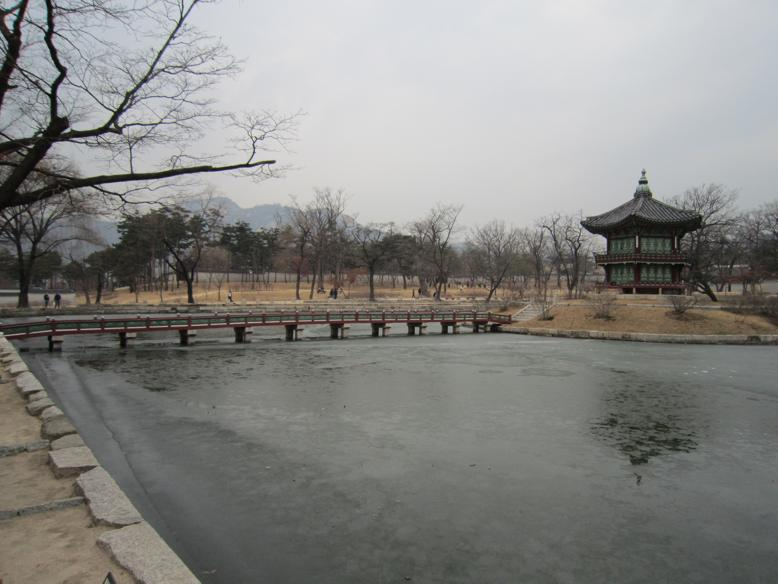
#> input picture img1.jpg, 778 x 584 px
$ jupyter execute --allow-errors Panoramic_Stitching.ipynb   (shell and % lines are left out)
#> lines starting #> are read from the running program, lines starting #| are printed output that depends on the picture
# **EE6132: Panoramic Stitching**

# Brief Overview

In this problem set, you will implement panoramic stitching. Given two input images, we will "stitch" them together to create a simple panorama. To construct the image panorama, we will use concepts learned in class such as keypoint detection, local invariant descriptors, RANSAC, and perspective warping.

The panoramic stitching algorithm consists of four main steps which we ask you to implement in individual functions:

1. Detect keypoints and extract local invariant descriptors from two input images.

2. Match the descriptors between the two images.

3. Apply RANSAC to estimate a homography matrix between the extracted features.

4. Apply a perspective transformation using the homography matrix to merge image into a panorama.

Functions to implement (refer to function comments for more detail):

1. get_features

2. match_keypoints

3. find_homography and transform_ransac

4. panoramic_stitching

# Starting

Run the following code to import the modules you'll need. After your finish the assignment, remember to run all cells and save the note book to your local machine as a .ipynb file for Canvas submission.

[cell 1]
import cv2
import random
import sys
import numpy as np
import imutils
import matplotlib.pyplot as plt
import warnings
warnings.filterwarnings('ignore')

# Visualize Input Images

[cell 2]
img1 = plt.imread('img1.jpg')
#> img1 is the input picture: shape (584, 778, 3); mean R, G, B 133.6, 133.3, 130.4
img2 = plt.imread('img2.jpg')
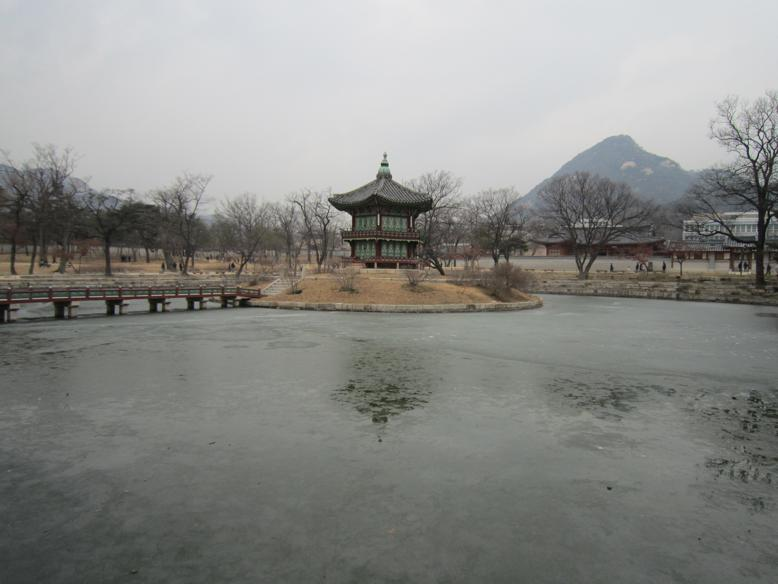
#> input picture img2.jpg, 778 x 584 px
#> img2 is the input picture: shape (584, 778, 3); mean R, G, B 137.4, 138.2, 135


def plot_imgs(img1, img2):
    fig, ax = plt.subplots(1, 2, figsize=(15, 20))
    for a in ax:
        a.set_axis_off()
    ax[0].imshow(img1)
    ax[1].imshow(img2)


plot_imgs(img1, img2)
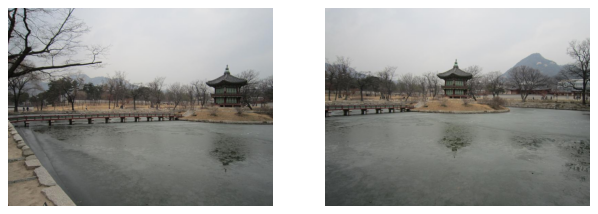
#> figure drawn by matplotlib, 2 panels

# Compute SURF/ SIFT/ ORB Features and Match Keypoints

[cell 3]
def get_features(img):
    '''
      Compute SURF/SIFT/ORB features using cv2 library functions. Use default parameters when computing the keypoints.
      Input:
        img: cv2 image
      Returns:
        keypoints: a list of cv2 keypoints
        descriptors: a list of feature descriptors
    '''
    orb = cv2.ORB_create()
    (keypoints, descriptors) = orb.detectAndCompute(img, None)
    return keypoints, descriptors


def match_keypoints(desc_1, desc_2, ratio=0.75):
    '''
      You may use cv2 library functions.
      Input:
        desc_1, desc_2: list of feature descriptors
      Return:
        matches: list of feature matches
    '''
    # create BFMatcher object
    bf = cv2.BFMatcher(cv2.NORM_HAMMING, crossCheck=True)

    # Match descriptors.
    matches = bf.match(desc_1,desc_2)

    # Sort them in the order of their distance.
    matches = sorted(matches, key = lambda x:x.distance)

    return matches

[cell 4]
img1 = cv2.cvtColor(img1, cv2.COLOR_BGR2GRAY)
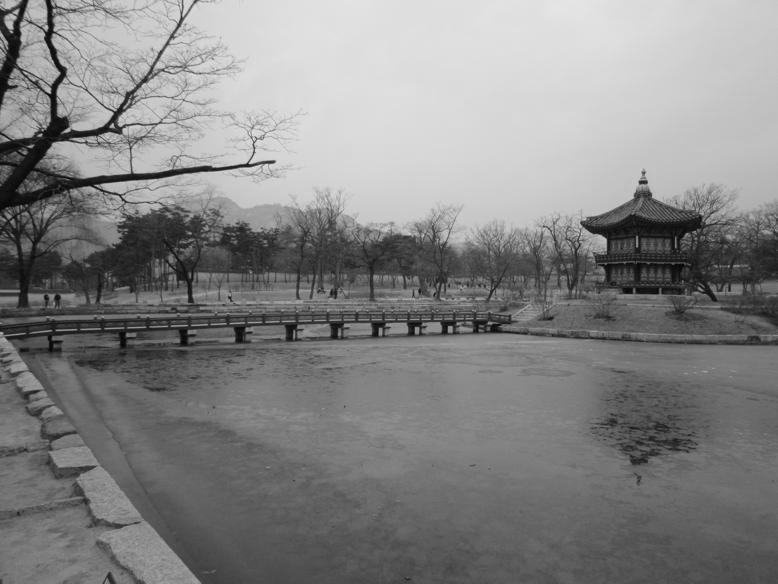
#> img1: shape (584, 778); min 1, max 237, mean 132.4
img2 = cv2.cvtColor(img2, cv2.COLOR_BGR2GRAY)
#> img2: shape (584, 778)

kp_1, desc_1 = get_features(img1)
#> in get_features, `(keypoints, descriptors) = orb.detectAndCompute(img, None)`: keypoints = 500 keypoints; strongest (x, y, size): (49, 92, 31), (111, 113, 31), (247, 163, 37.2), (248, 162, 31)
#> kp_1 has the same summary as keypoints in get_features
kp_2, desc_2 = get_features(img2)
#> in get_features (call 2), `(keypoints, descriptors) = orb.detectAndCompute(img, None)`: keypoints = 500 keypoints; strongest (x, y, size): (381, 164, 31), (387, 164, 31), (349, 216, 53.6), (348, 218, 64.3)
#> kp_2 has the same summary as keypoints in get_features

kp_img1 = cv2.drawKeypoints(img1, kp_1, None, color=(0,255,0), flags=0)
kp_img2 = cv2.drawKeypoints(img2, kp_2, None, color=(0,255,0), flags=0)
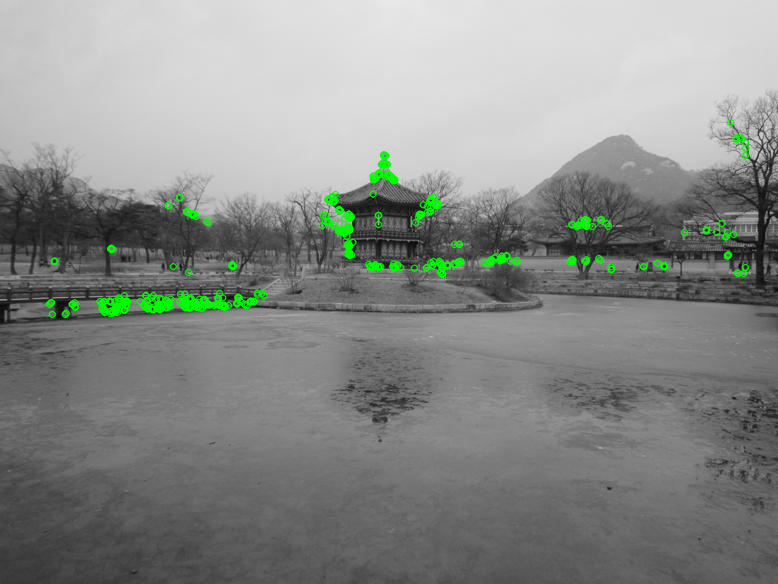
#> kp_img2: shape (584, 778, 3); mean of channels 0, 1, 2 135.9, 139.2, 135.9; drawn as R, G, B

print('keypoints for img1 and img2')
plot_imgs(kp_img1, kp_img2)

[cell 5]
matches = match_keypoints(desc_1, desc_2)
#> in match_keypoints, `matches = bf.match(desc_1,desc_2)`: matches = 171 matches
#> matches = 171 matches
match_plot = cv2.drawMatches(img1, kp_1, img2, kp_2, matches[:20], None, flags=2)
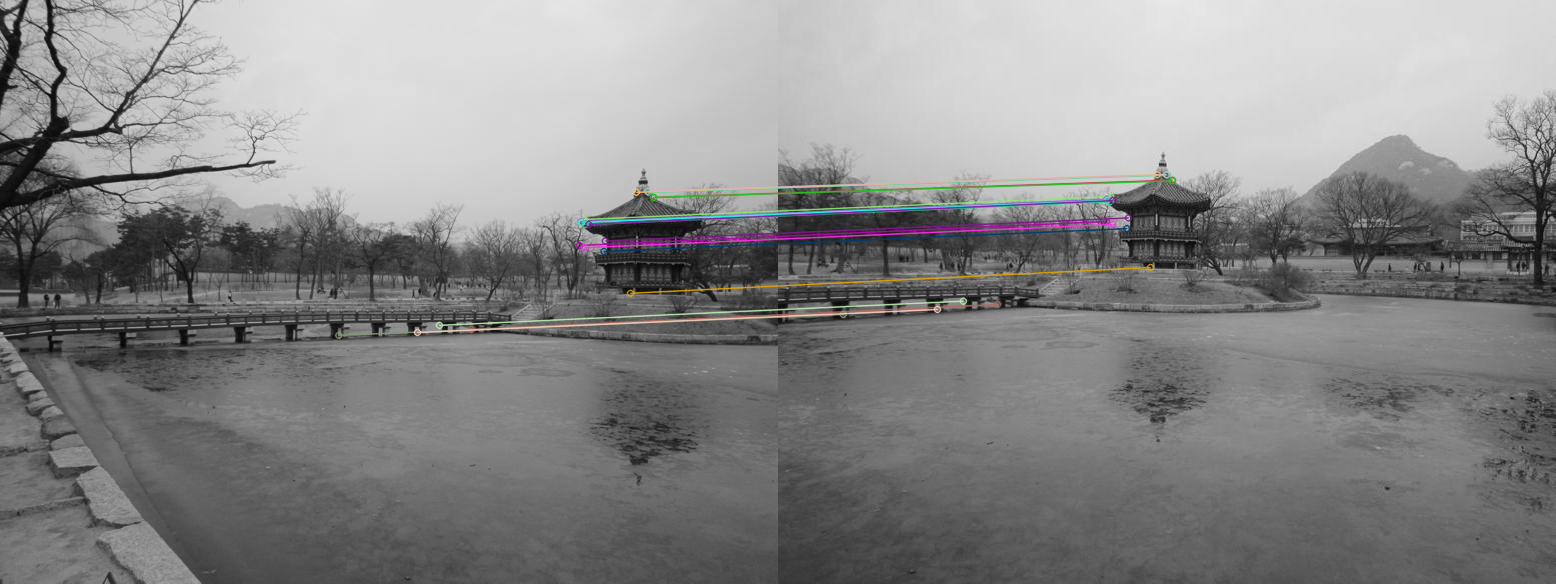
#> match_plot: shape (584, 1556, 3); mean of channels 0, 1, 2 135.3, 135.1, 135.2; drawn as R, G, B
print("feature matches")
plt.imshow(match_plot)
plt.show()

# Compute Homography Matrix using RANSAC

[cell 6]
def find_homography(pts_1, pts_2):
    '''
      Implement Direct Linear Transform to find a homography that estimates the transformation mapping from pts_1 to pts_2.
      e.g. If x is in pts_1 and y is in pts_2, then y = H * x
      Input:
        pts_1, pts_1: (N, 2) matrix
      Return:
        H: the resultant homography matrix (3 x 3)
    '''
    if pts_1.shape != pts_2.shape:
        raise RuntimeError('number of points do not match')

    n_correspondences = pts_1.shape[0]
    A = np.zeros((2*n_correspondences, 9))
    for i in range(n_correspondences):
        A[2*i, :] = [-pts_1[i][0], -pts_1[i][1], -1, 0, 0, 0,
                     pts_1[i][0]*pts_2[i][0], pts_1[i][1]*pts_2[i][0], pts_2[i][0]]
        A[2*i + 1, :] = [0, 0, 0, -pts_1[i][0], -pts_1[i][1], -1,
                         pts_1[i][0]*pts_2[i][1], pts_1[i][1]*pts_2[i][1], pts_2[i][1]]

    U, S, Vh = np.linalg.svd(A)
    H = Vh[8].reshape(3, 3)
    return (H / H[-1, -1])

[cell 7]
def transform_ransac(pts_1, pts_2):
    '''
      Implement RANSAC to estimate homography matrix.
      Input:
        pts_1, pts_1: (N, 2) matrices
      Return:
        best_model: homography matrix with most inliers
    '''
    ransac_iters = 50
    threshold_distance = 0.5
    threshold_inliers = 0
    src_inliers = None
    dst_inliers = None
    best_model = None

    for it in range(ransac_iters):
        np.random.seed(69)
        #Indexing 4 points from the sample of 174 matching points.
        indexes = random.sample(range(pts_1.shape[0]), 4)
        #Finding the 4 matching points
        fp = pts_1[indexes]
        tp = pts_2[indexes]
        #Finding exact homography using find_homography function
        homography = find_homography(fp, tp)

        # Converting all points to Homogeneous coordinate system
        src_pts = np.hstack(
            (pts_1, np.ones((pts_1.shape[0], 1), dtype=pts_1.dtype))).T
        dst_pts = np.hstack(
            (pts_2, np.ones((pts_2.shape[0], 1), dtype=pts_2.dtype))).T

        #Finding projected points
        projected_pts = np.dot(homography, src_pts)
        #SSD error
        error = np.sqrt(
            np.sum(np.square(dst_pts - (projected_pts/projected_pts[-1])), axis=0))

        if np.count_nonzero(error < threshold_distance) > threshold_inliers:
            print(it)
            src_inliers = src_pts[:, np.argwhere(
                error < threshold_distance).flatten()][:-1].T
            dst_inliers = dst_pts[:, np.argwhere(
                error < threshold_distance).flatten()][:-1].T
            best_model = homography
            num_inliers = np.count_nonzero(error < threshold_distance)
            threshold_inliers = num_inliers

    return best_model

# Panoramic Stitching

[cell 8]
def panoramic_stitching(img1, img2):
    '''
      Generate a panoramic image using the obtained homography matrix.
      Input:
        img1, img2: cv2 images
      Return:
        final_img: cv2 image of panorama
    '''
    kp_1, desc_1 = get_features(img1)
#> in get_features (call 3), `(keypoints, descriptors) = orb.detectAndCompute(img, None)`: keypoints = 500 keypoints; strongest (x, y, size): (49, 92, 31), (111, 113, 31), (247, 163, 37.2), (248, 162, 31)
#> kp_1 has the same summary as keypoints in get_features
    kp_2, desc_2 = get_features(img2)
#> in get_features (call 4), `(keypoints, descriptors) = orb.detectAndCompute(img, None)`: keypoints = 500 keypoints; strongest (x, y, size): (381, 164, 31), (387, 164, 31), (349, 216, 53.6), (348, 218, 64.3)
#> kp_2 has the same summary as keypoints in get_features
    kpsA = np.float32([kp.pt for kp in kp_1])
#> kpsA = 500 pairs, first value 31 to 705.6, second value 34 to 341.3
    kpsB = np.float32([kp.pt for kp in kp_2])
#> kpsB = 500 pairs, first value 48.96 to 745, second value 122 to 313.9
    matches = match_keypoints(desc_1, desc_2)
#> matches = 171 matches
    ptsA = np.float32([kpsA[m.queryIdx] for m in matches])
#> ptsA = 171 pairs, first value 32 to 705.6, second value 35 to 341.3
    ptsB = np.float32([kpsB[m.trainIdx] for m in matches])
#> ptsB = 171 pairs, first value 50.4 to 745, second value 136.8 to 313.9
    H = transform_ransac(ptsA, ptsB)
#> the loop in transform_ransac, `for it in range(ransac_iters):` made 50 passes
#> (fp, tp, src_inliers, dst_inliers, num_inliers, threshold_inliers) on pass 1: ([[386.4, 324], [373.2, 333.8], [630, 292.8], [587.6, 222.2]], [[165.6, 300], [109.5, 311], [372, 267], [333.2, 200.7]], [[630, 292.8], [587.6, 222.2], [386.4, 324], [373.2, 333.8]], [[372, 267], [333.2, 200.7], [165.6, 300], [109.5, 311]], 4, 4)
#> (fp, tp, num_inliers, threshold_inliers) on passes 13, 22, 38: ([[344.4, 325.2], [633.6, 290.9], [457, 323], [635.9, 191.8]], [[72, 303.8], [374.4, 265], [204, 299], [378.7, 174.2]], 8, 8), ([[379, 333], [632.4, 196.8], [437.8, 331.2], [438.9, 324.9]], [[115.2, 310.8], [375, 178], [184.3, 306.7], [184.9, 300.7]], 11, 11), ([[444.1, 331.8], [651.6, 196.8], [604.8, 240], [657, 292]], [[190.1, 307.6], [392, 178], [350.4, 217.2], [395, 267]], 13, 13)
#> after the loop in transform_ransac, `for it in range(ransac_iters):`: dst_inliers = 14 rows, first 8: [388.8, 174.5], [159, 309], [388.2, 174.2], [115.2, 311], [373.2, 178], [394.1, 179.2], [375, 178], [436.3, 204.5]; num_inliers = 14; src_inliers = 14 rows, first 8: [648, 191.8], [417, 332], [647, 191.6], [379.2, 332.4], [630.4, 197], [653.9, 197.1], [632.4, 196.8], [705.6, 221.8]; threshold_inliers = 14
#> H = [[2.1, 0.17, -663.3], [0.308, 1.89, -236.3], [0.00118, 0.000576, 1]]

    leftImage  = np.asarray(img1)
    each = np.asarray(img2)
    txyz = np.dot(H, np.array([each.shape[1], each.shape[0], 1]))
#> txyz = [1068, 1108.3, 2.25]
    txyz = txyz/txyz[-1]
#> txyz = [474.2, 492.1, 1]
    dsize = (int(txyz[0])+leftImage.shape[1],
             int(txyz[1])+leftImage.shape[0])
#> dsize = (1252, 1076)
    warpedImage = cv2.warpPerspective(each, H, dsize)
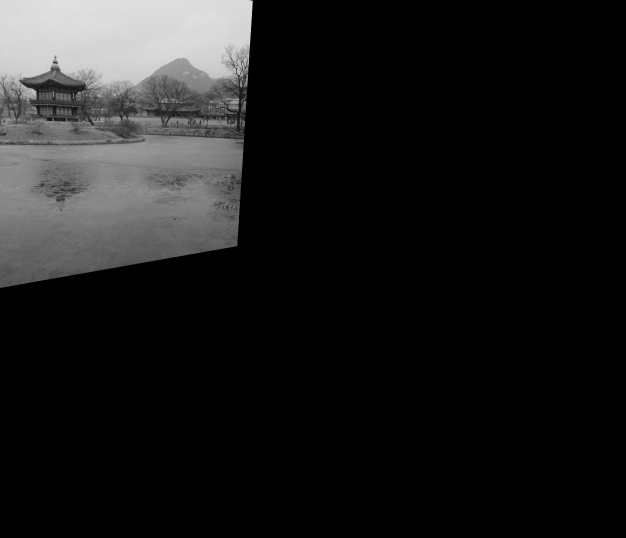
#> warpedImage: shape (1076, 1252) (shown at 1/2 size); min 0, max 224, mean 26.9
    i1y, i1x = leftImage.shape[:2]
#> i1y = 584; i1x = 778
    i2y, i2x = warpedImage.shape[:2]
#> i2y = 1076; i2x = 1252

    black_l = np.where(leftImage == np.array([0, 0, 0]))
    black_wi = np.where(warpedImage == np.array([0, 0, 0]))

    for i in range(0, i1x):
        for j in range(0, i1y):
            try:
                if(np.array_equal(leftImage[j, i], np.array([0, 0, 0])) and np.array_equal(warpedImage[j, i], np.array([0, 0, 0]))):
                    # print "BLACK"
                    # instead of just putting it with black,
                    # take average of all nearby values and avg it.
                    warpedImage[j, i] = [0, 0, 0]
                else:
                    if(np.array_equal(warpedImage[j, i], [0, 0, 0])):
                        # print "PIXEL"
                        warpedImage[j, i] = leftImage[j, i]
                    else:
                        if not np.array_equal(leftImage[j, i], [0, 0, 0]):
                            bw, gw, rw = warpedImage[j, i]
                            bl, gl, rl = leftImage[j, i]
                            # b = (bl+bw)/2
                            # g = (gl+gw)/2
                            # r = (rl+rw)/2
                            warpedImage[j, i] = [bl, gl, rl]
            except:
                pass
    panorama = warpedImage
    return panorama

#> (a cell that did not finish here is left out)

### Using the inbuilt cv2 methods to compute homography and stich the 2 panoramic images

[cell 10]
kp_1, desc_1 = get_features(img1)
#> in get_features (call 5), `(keypoints, descriptors) = orb.detectAndCompute(img, None)`: keypoints = 500 keypoints; strongest (x, y, size): (49, 92, 31), (111, 113, 31), (247, 163, 37.2), (248, 162, 31)
kp_2, desc_2 = get_features(img2)
#> in get_features (call 6), `(keypoints, descriptors) = orb.detectAndCompute(img, None)`: keypoints = 500 keypoints; strongest (x, y, size): (381, 164, 31), (387, 164, 31), (349, 216, 53.6), (348, 218, 64.3)
kpsA = np.float32([kp.pt for kp in kp_1])
kpsB = np.float32([kp.pt for kp in kp_2])
matches = match_keypoints(desc_1, desc_2)
ptsA = np.float32([kpsA[m.queryIdx] for m in matches])
ptsB = np.float32([kpsB[m.trainIdx] for m in matches])

H, mask = cv2.findHomography(ptsA, ptsB, cv2.RANSAC,4)
#> H = [[1.81, 0.0179, -529.2], [0.27, 1.56, -186], [0.000994, 9.75e-05, 1]]; mask = 171 values, max 1 at index 0, min 0 at index 32, mean 0.678
width = img1.shape[1] + img2.shape[1]
#> width = 1556
height = img1.shape[0]
#> height = 584
result = cv2.warpPerspective(img2, H, (width, height))
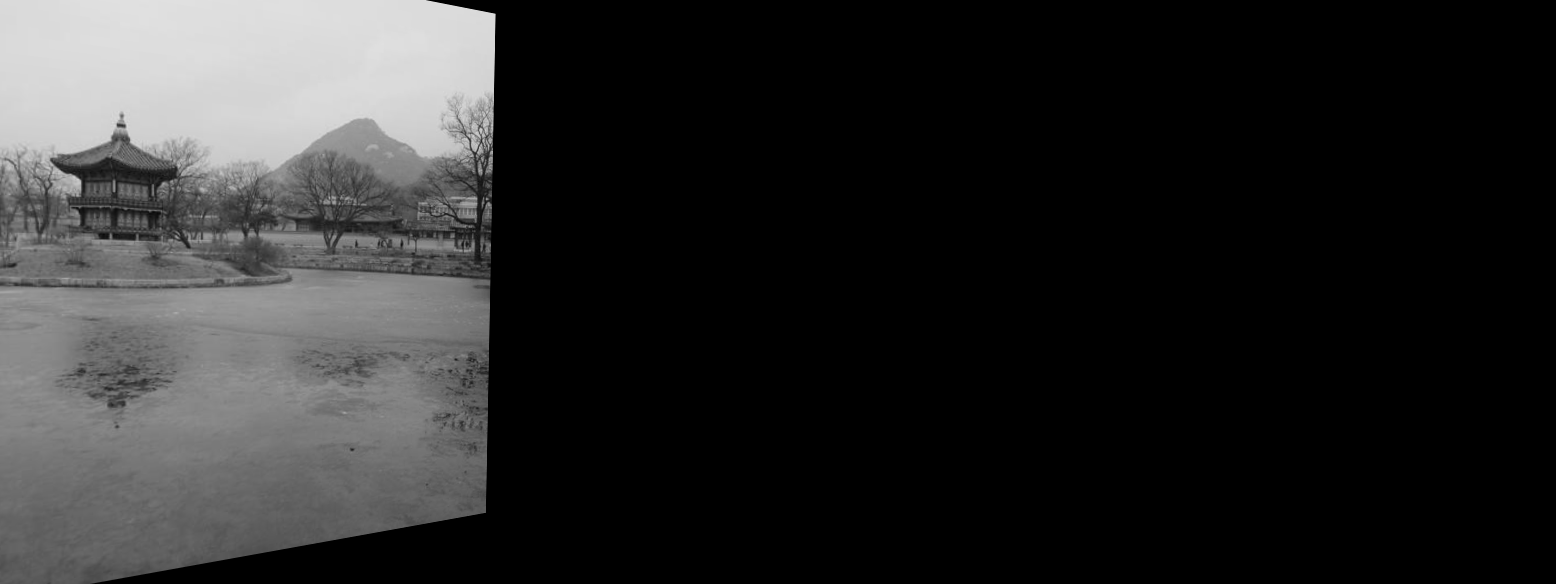
#> result: shape (584, 1556); min 0, max 225, mean 41.1
result[0:img1.shape[0], 0:img1.shape[1]] = img1
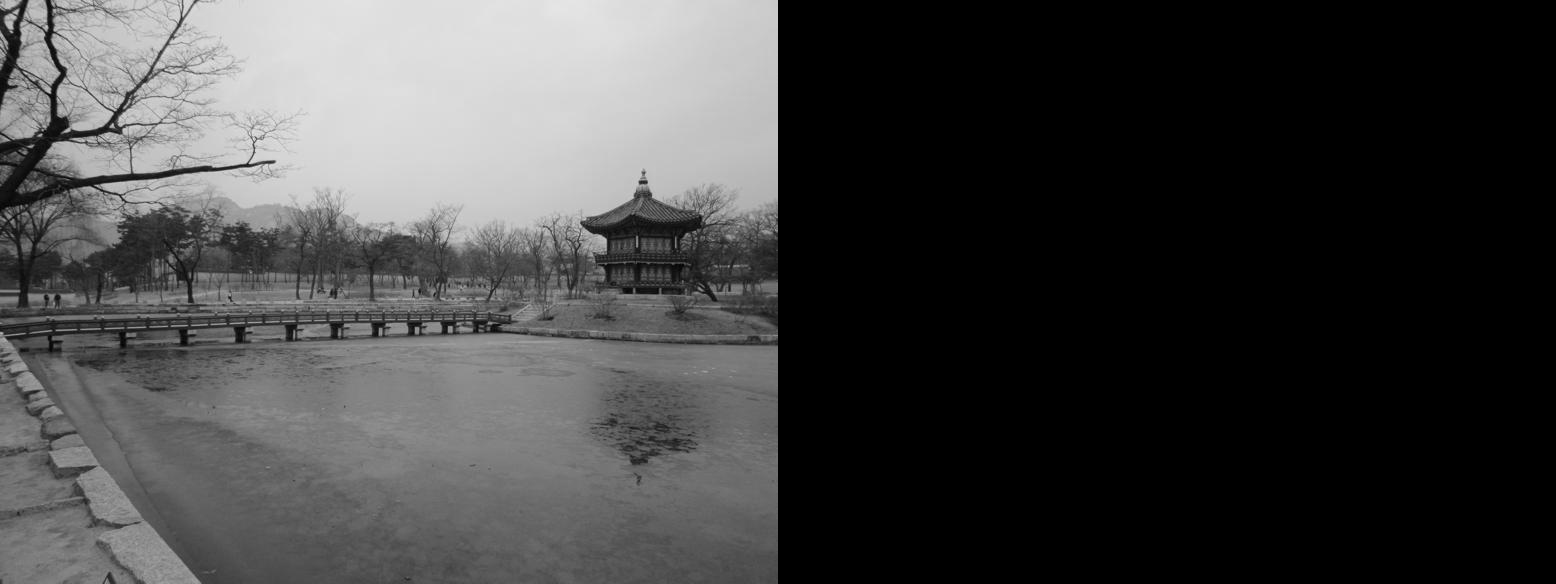
#> result: shape (584, 1556); min 0, max 237, mean 66.2

result = cv2.cvtColor(result, cv2.COLOR_GRAY2RGB)
#> result: shape (584, 1556, 3)
# show the cropped image
def trim(frame):
    # crop top
    if not np.sum(frame[0]):
        return trim(frame[1:])
    # crop top
    if not np.sum(frame[-1]):
        return trim(frame[:-2])
    # crop top
    if not np.sum(frame[:, 0]):
        return trim(frame[:, 1:])
    # crop top
    if not np.sum(frame[:, -1]):
        return trim(frame[:, :-2])
    return frame

plt.figure(figsize=(20,10))
plt.imshow(trim(result))
cv2.imwrite('./pano2.jpg', trim(result))
#> Out = True
